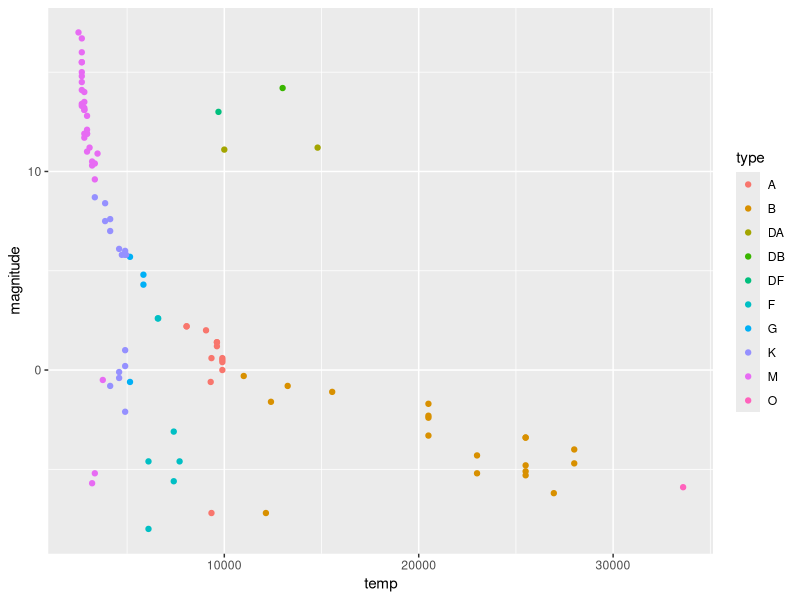

This chart was generated by the following R code: (Note: this script raises an error after producing the figure.)
# Data exploration
library(dslabs)
library(tidyverse)
library(car)

# Load dataset
stars <- dslabs::stars

# Research Q: are hotter stars more luminous?
ggplot(stars, aes(x = temp, y = magnitude, colour = type)) +
  geom_point()

# Is the correlation significantly nonzero?
starMod <- lm(magnitude ~ temp, data = stars)
summary(starMod)

# Randomisation test
set.seed(11)

# Loop over simulations to get coefficient estimates
# INPUTS:
# data - list containing a unique data frame per list element
# nRepeat - number of randomisation iterations
randTest <- function(data, nRepeat = 100) {
  
  # Initialise list to store simulated coefficients
  simCoefs <- list()
  
  # Loop over each simulated data set
  for (i in 1:length(data)) {
    
    reshuffled <- data[[i]]
    
    # Loop over simulations to get coefficient estimates
    for (j in 1:nRepeat) {
      
      # Randomise magnitude values
      reshuffled$response <- sample(reshuffled$response,
                                    size = nrow(reshuffled), replace = FALSE)
      
      # Fit model with randomised values
      simMod <- lm(response ~ predictor, data = reshuffled)
      
      # Obtain coefficient estimate for simulated model
      simCoefs[[i]] <- simMod$coefficients["predictor"]
      
    }
  
  }
  
  simCoefs <- unlist(simCoefs)
  return(simCoefs)
  
}

obsRand <- randTest(stars, nRepeat = 1000)
hist(simCoefs, xlim = c(-7.5e-04, 5e-04))
abline(v = starMod$coefficients["temp"], col = "firebrick", lwd = 3)
stars[[1]]

# Randomisation test p-value
absObsCoef <- abs(starMod$coefficients["temp"])
pVal <- sum(abs(simCoefs) >= absObsCoef) / nRepeat

# Interpretation: our observed coefficient estimate falls way outside the
# /randomly generated distribution of coefficient estimates, given that H0
# /was true, strongly suggesting that we should reject H0. The observed
# /difference is extremely rare if the groups were randomly assigned.


# Simulation scenarios #########################################################

# FUNCTION: sim
sim <- function(sims = 1000, data, n = nrow(data), formula, effect) {
  
  # Extract response variable from passed-in formula
  response <- subset(data, select = as.character(formula[[2]]))
  # Extract predictive variable from passed-in formula
  predictor <- subset(data, select = as.character(formula[[3]]))
  
  # Fit model using original dataset
  mod <- lm(formula, data = data)
  # Extract observed estimates from model
  intercept <- mod$coefficients[1]
  #beta1 <- mod$coefficients[2]
  
  # Simulate dataset
  simList <- replicate(sims,
                       data.frame(response = rnorm(n, mean(response[[1]]) + sample(c(-1, 1), size = n, replace = TRUE, prob = c(0.36, 0.64)) * (effect * predictor[[1]]), sd(response[[1]])),
                                  predictor = rnorm(n, mean(predictor[[1]]), sd(predictor[[1]]))),
                       simplify = FALSE)
  
  return(simList)
  
}

# FUNCTION: pVal - calculate p-values for covariate in simple linear regression
# INPUTS:
# data - list object containing data sets with one dependent, one predictor variable
pValues <- function(data) {
  
  # Initialise empty vector to store p-values
  pVals <- c()
  
  # Loop over each data set in the list passed
  for (i in 1:length(data)) {
    
    # Fit the model
    mod <- lm(response ~ predictor, data = data[[i]])
    # Extract p-value from each model summary
    pVals[i] <- summary(mod)[[4]][[8]]
    
    # Remember to delete
    if (i == 1) {
      
      print(summary(mod))
      
    }
    
  }
  
  return(pVals)
  
}

## Size of simulated data tests ################################################

# FUNCTION: size
size <- function(values, threshold) {
  
  size <- length(values[values < threshold]) / length(values)

  return(size)
  
}


## Power of simulated data tests ###############################################

# FUNCTION: power
power <- function(values, threshold) {
  
  power <- length(values[values >= threshold]) / length(values)
  
  return(power)
  
}
